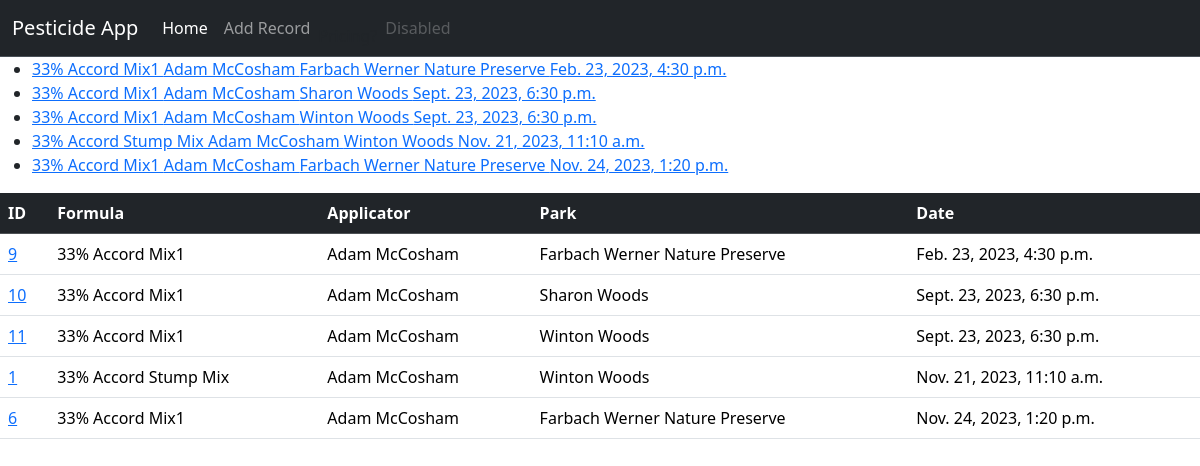
Screenshot of /pesticides/ with the database file from the repository.
### pesticides/models.py (models this page shows, shortened)
class Record(models.Model):
    applicator = models.ForeignKey(Applicator, models.DO_NOTHING)
    park = models.ForeignKey(Park, models.DO_NOTHING)
    formula = models.ForeignKey(Formula, models.DO_NOTHING)
    area_size = models.CharField(max_length=100)
    date = models.DateTimeField()
    targeted_species = models.CharField(max_length=200,null=False)
    weather = models.CharField(
        max_length=200,
        null=False,
        blank=False,
    )
    wind = models.CharField

class Formula(models.Model):
    PERCENT_CONCENTRATION = 'P'
    GALLON_CONCENTATION = 'G'
    CONCENTRATION_CHOICES = [
        (PERCENT_CONCENTRATION, "%"),
        (GALLON_CONCENTATION, "/gallon")
    ]
    name = models.CharField(max_length=200, blank=False, null=False)
    pesticide = models.ForeignKey(Pesticide, on_delete=models.CASCADE)
    adjuvant = models.ForeignKey(Adjuvant, on_delete=models.CASCADE)
    pesticide_amount = models.DecimalField(max_length=20,
                                 max_digits=6,
                                 decimal_places=3,
                                 null=True
                                )
    concentration = models.CharField(
        max_length=2,
        choices=CONCENTRATION_CHOICES,
        default=PERCENT_CONCENTRATION
    )
    adjuvant_amount = models.DecimalField(max_length=20,
                                 max_digits=4,
                                 decimal_places=3,
                                 null=True
                                )
    adjuvant_concentration = models.CharField(
        max_length=2,
        choices=CONCENTRATION_CHOICES,
        default=PERCENT_CONCENTRATION
    )
    def __str__(self):
        return self.name

class Applicator(models.Model):
    first_name = models.CharField(
        max_length=200,
        null=False,
        blank=False,
    )
    last_name = models.CharField(
        max_length=200,
    )
    applicator_number = models.CharField(
        max_length=20,
        null=True,
        blank=True,
    )
    home_park = models.ForeignKey(Park, models.SET_NULL, blank=True,null=True)
    def __str__(self):
        return self.first_name + " " + self.last_name

class Park(models.Model):
    name = models.CharField(
        max_length=200,
        null=False,
        blank=False,
    )
    abbreviation = models.CharField(
        max_length=10,
        null=True,
        blank=True
    )
    region = models.ForeignKey(Region, models.SET_NULL, blank=True,null=True)
    def __str__(self):
        return self.name

### pesticides/views.py (the view)
# urls.py: path("", views.index, name="index"),
def index(request):
    latest_records_list = Record.objects.order_by("date")[:5]
    template = loader.get_template("pesticides/index.html")
    context = {"latest_records_list": latest_records_list}
    return HttpResponse(template.render(context, request))

### pesticides/templates/pesticides/index.html
{% extends 'pesticides/base.html' %}
{% block content %}
    {% if latest_records_list %}
        <ul>
            {% for record in latest_records_list %}
                <li>
                    <a href="{% url 'pesticides:detail' record.id %}">
                        {{ record.formula }}
                        {{ record.applicator }}
                        {{ record.park }}
                        {{ record.date }}
                    </a>
                </li>
            {% endfor %}
        </ul>
    {% else %}
        <p>No pesticide records available.</p>
    {% endif %}
    {% if latest_records_list %}
    <table class="table table-hover">
        <thead class="table-dark">
            <tr>
                <th scope="col">ID</th>
                <th scope="col">Formula</th>
                <th scope="col">Applicator</th>
                <th scope="col">Park</th>
                <th scope="col">Date</th>
              </tr>
        </thead>
        <tbody>
            {% for record in latest_records_list %}
            <tr>
                <td scope="row">
                    <a href="{% url 'pesticides:detail' record.id %}">{{ record.id }}</a>
                </td>
                <td>
                    {{ record.formula }}
                </td>
                <td>
                    {{ record.applicator }}
                </td>
                <td>
                    {{ record.park }}
                </td>
                <td>
                    {{ record.date }}
                </td>
              </tr>
            {% endfor %}
        </tbody>
      </table>
      {% endif %}
{% endblock %}

### rows the page displays
Record: formula "33% Accord Mix1", applicator "Adam McCosham", park "Farbach Werner Nature Preserve", date "Feb. 23, 2023, 4:30 p.m.", id "9"
Record: formula "33% Accord Mix1", applicator "Adam McCosham", park "Sharon Woods", date "Sept. 23, 2023, 6:30 p.m.", id "10"
Record: formula "33% Accord Mix1", applicator "Adam McCosham", park "Winton Woods", date "Sept. 23, 2023, 6:30 p.m.", id "11"
Record: formula "33% Accord Stump Mix", applicator "Adam McCosham", park "Winton Woods", date "Nov. 21, 2023, 11:10 a.m.", id "1"
Record: formula "33% Accord Mix1", applicator "Adam McCosham", park "Farbach Werner Nature Preserve", date "Nov. 24, 2023, 1:20 p.m.", id "6"
